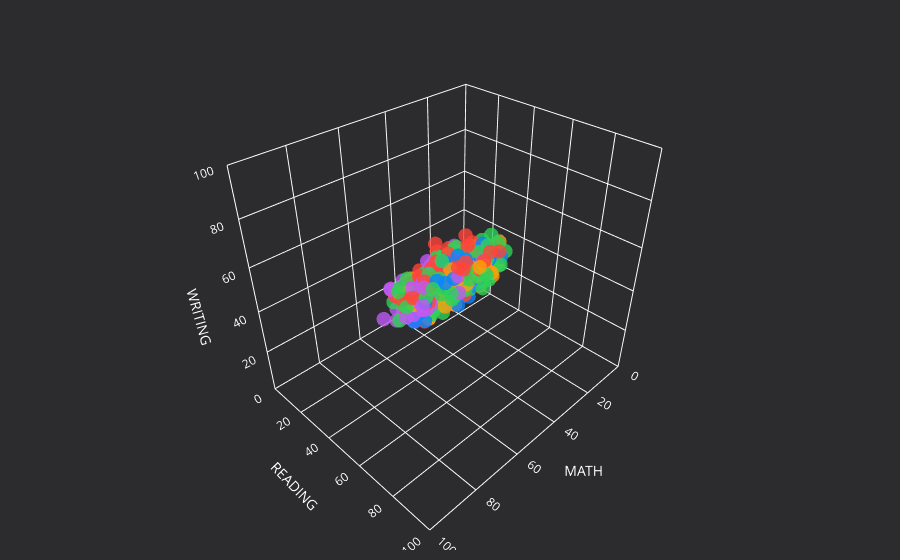

Write notebook code for a chart like this one.
### Markdown cell above
plotly 3d plot

### Code cell
import plotly.graph_objects as go

x, y, z = student['math score'], student['reading score'], student['writing score']
gtc = dict(zip(sorted(student['race/ethnicity'].unique()), raw_dark_palette[:5]))
color = student['race/ethnicity'].map(gtc)


fig = go.Figure(data=[go.Scatter3d(
    x=x,
    y=y,
    z=z,
    mode='markers',
    marker=dict(
        size=5,
        color=color,
        opacity=0.8
    )
)], layout=go.Layout(
    plot_bgcolor='rgba(255,0,0,1)',
    paper_bgcolor=f'rgb{raw_gray_dark_palette[-2]}',
    font=dict(color='white'))
)

# tight layout
fig.update_layout(margin=dict(l=0, r=0, b=0, t=0))
fig.update_layout(scene = dict(
                    xaxis_title='MATH',
                    yaxis_title='READING',
                    zaxis_title='WRITING',
    
                    xaxis = dict(
                         gridcolor="white",
                         showbackground=False,
                         zerolinecolor="white",
                        range=[0, 100]
                    ),
                    yaxis = dict(
                        gridcolor="white",
                         showbackground=False,
                        zerolinecolor="white",
                        range=[0, 100]
                    ),
                    zaxis = dict(
                        gridcolor="white",
                         showbackground=False,
                        zerolinecolor="white",
                        range=[0, 100]                    
                    )),
                    margin=dict(
                    r=10, l=10,
                    b=10, t=10)
                  )

camera = dict(
    eye=dict(x=1.4, y=1.4, z=1.4)
)


fig.update_layout(scene_camera=camera)

fig.show()

### Figure 1 — Plotly figure (JSON) as saved in the notebook; plotly's stock layout.template omitted (floating-point values rounded to 4 significant figures; data arrays with more than 128 entries replaced by an {"elided": "..."} marker saying what was removed)
{"data": [{"marker": {"color": {"elided": "1000x3 int values"}, "opacity": 0.8, "size": 5}, "mode": "markers", "type": "scatter3d", "x": {"elided": "1000 int values"}, "y": {"elided": "1000 int values"}, "z": {"elided": "1000 int values"}}], "layout": {"font": {"color": "white"}, "margin": {"b": 10, "l": 10, "r": 10, "t": 10}, "paper_bgcolor": "rgb(44, 44, 46)", "plot_bgcolor": "rgba(255,0,0,1)", "scene": {"camera": {"eye": {"x": 1.4, "y": 1.4, "z": 1.4}}, "xaxis": {"gridcolor": "white", "range": [0, 100], "showbackground": false, "title": {"text": "MATH"}, "zerolinecolor": "white"}, "yaxis": {"gridcolor": "white", "range": [0, 100], "showbackground": false, "title": {"text": "READING"}, "zerolinecolor": "white"}, "zaxis": {"gridcolor": "white", "range": [0, 100], "showbackground": false, "title": {"text": "WRITING"}, "zerolinecolor": "white"}}}}
